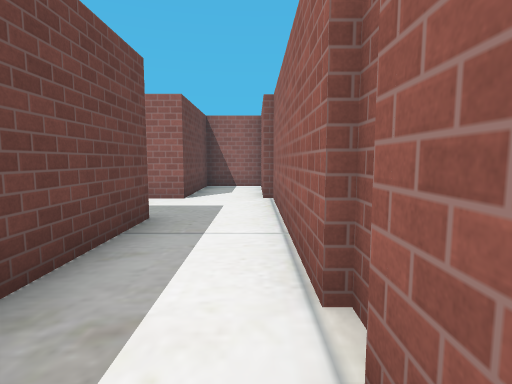
view 1 (above)

17 first-person views from a walk through a Gazebo world. The camera is 0.94 m above the floor, tilts 6° down and sees 80° across. The floor is counted in squares, 1 m on a side. Each view is taken from the middle of a square. On the plan, view 1 faces up. The plan holds only what a view shows up to about 11 squares ahead; the rest is blank. The place goes on beyond the plan. Gazebo's built-in surfaces are drawn with simple patterns. Some stock models are drawn as simple stand-ins.

view 2
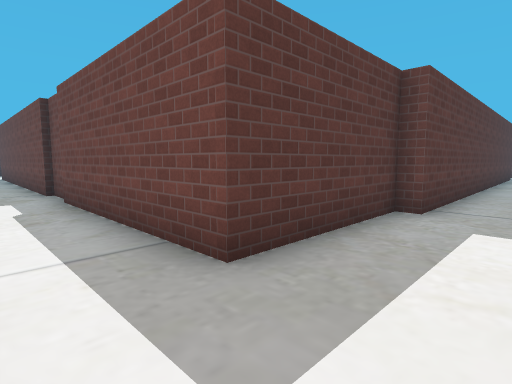

view 3
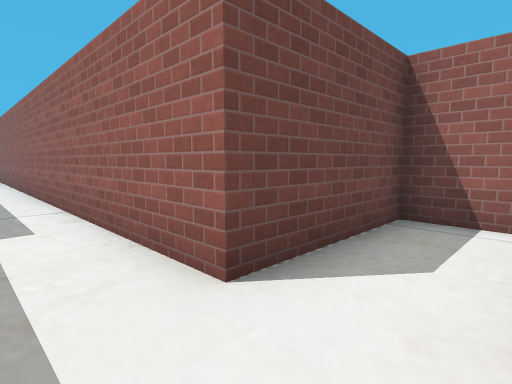

view 4
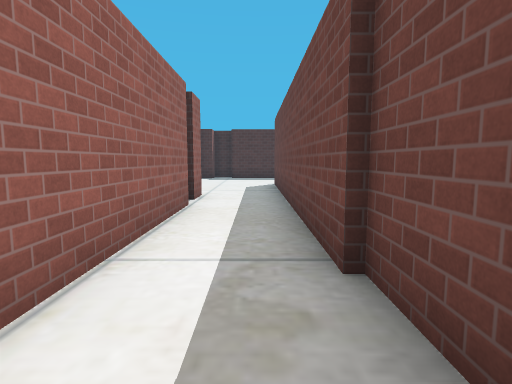

view 5
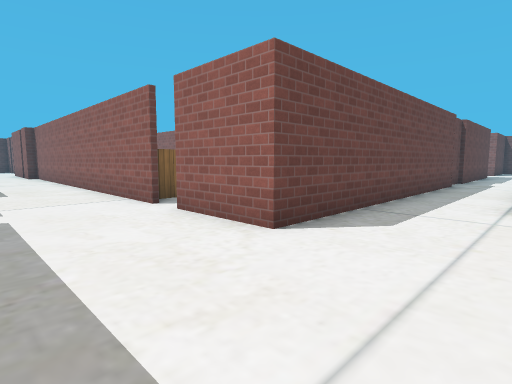

view 6
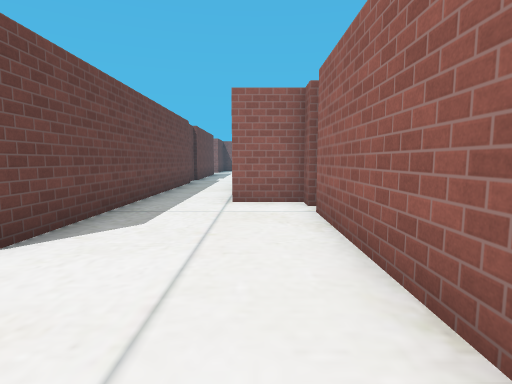

view 7
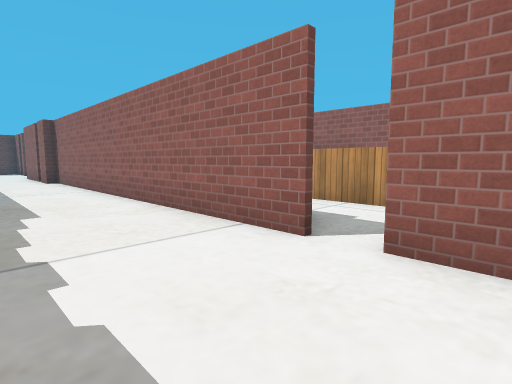

view 8
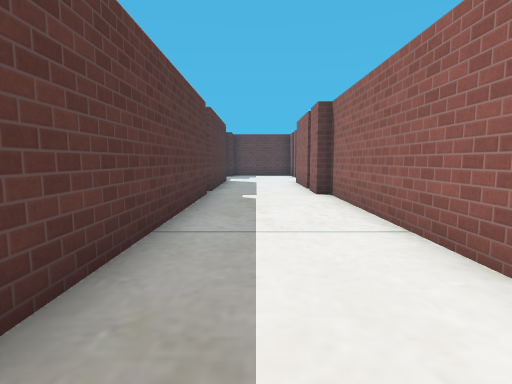

view 9
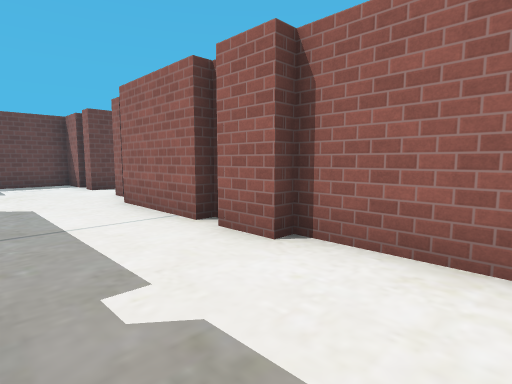

view 10
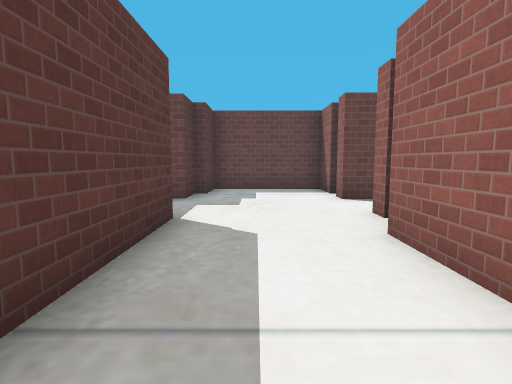

view 11
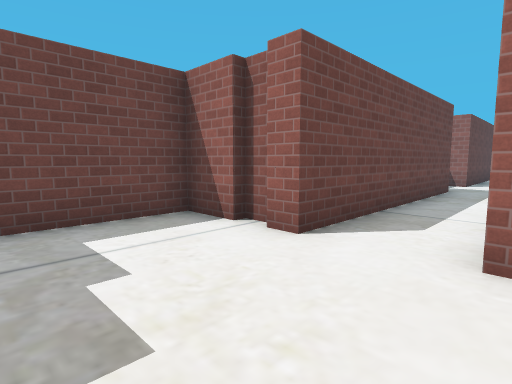

view 12
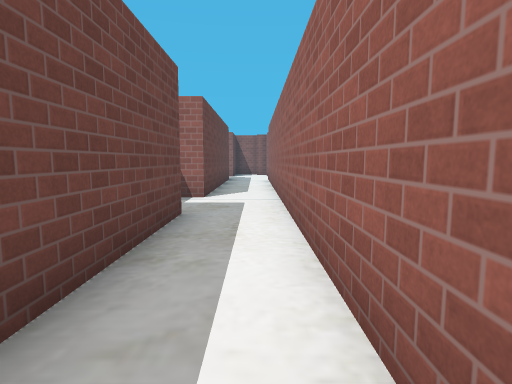

view 13
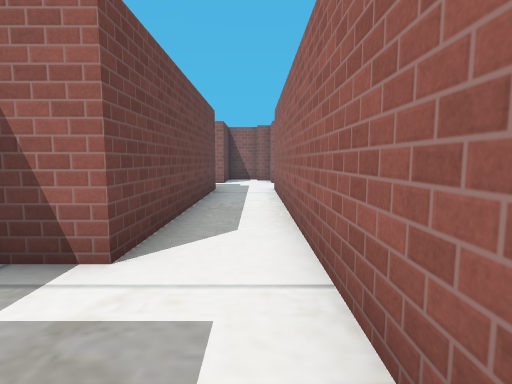

view 14
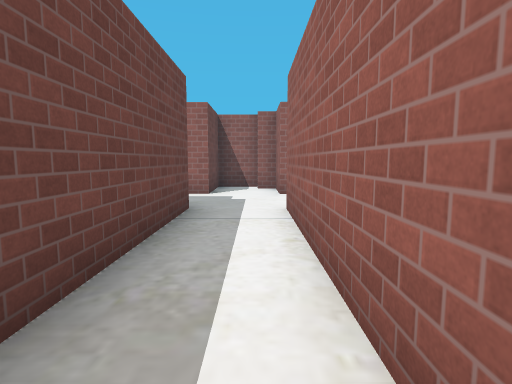

view 15
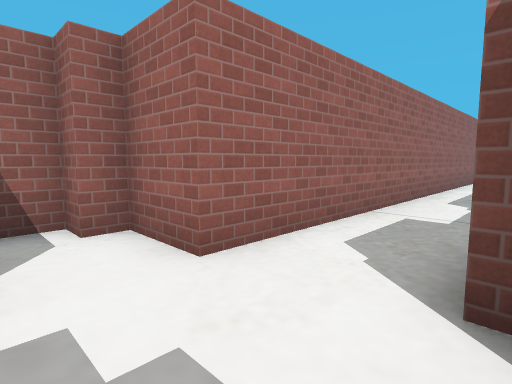

view 16
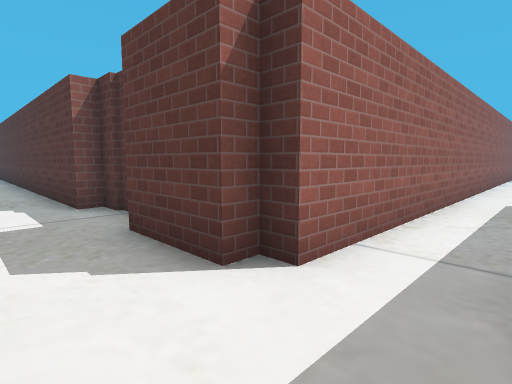

view 17
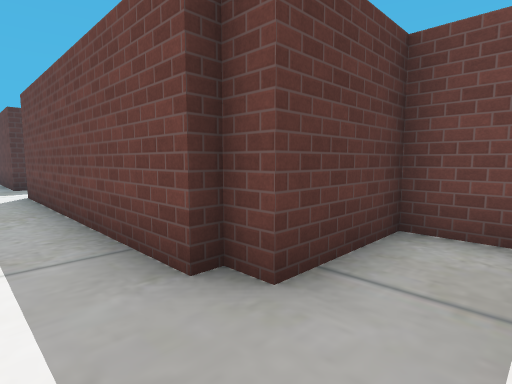

### Floor plan
Points are (right, up) in squares from view 1. A wall is a line through its corners. A room is listed if a view was taken in it or the views show most of it. See-through windows are left out.
Room 1 (views 1, 2, 3, 4, 5, 6, 7, 8, 9, 10, 11, 12, 13, 14, 15, 16, 17)
walls: (-17.4, -12.3) (-18.5, -12.3); (-17.5, -15.4) (-10.5, -15.4); (-19, -12.3) (-21.9, -12.3); (-5.1, -11.9) (-17.4, -11.9); (-22.9, -11.9) (-23.5, -11.9); (-23, -15.4) (-18.1, -15.4); (-23.4, -9.4) (-23.4, 4.9) (-22.9, 4.9) (-22.9, 5.3) (-20.9, 5.3); (-26, -11.7) (-26.6, -11.7); (-26.5, -11.9) (-27.9, -11.9) (-27.9, -15.4) (-26.6, -15.4) (-26.6, -15.7) (-25.3, -15.7) (-25.3, -16.1); (0.4, -6.5) (0.4, -1.6); (2.1, -13.9) (2.1, -9.5); (-25.7, -4.7) (-25.3, -4.7) (-25.3, -11.9) (-25.9, -11.9); (-1.7, -2.4) (-1.7, -11.9) (-4.2, -11.9); (2.1, -8.9) (2.1, -8.2) (0.4, -8.2) (0.4, -7.1); (-1.9, -1) (-1.9, -2.5); (0.4, 0.4) (0.4, 1.1); (-19.5, 4.9) (-18.5, 4.9); (-18.5, 5.3) (-5.7, 5.3); (-5.7, 4.9) (-1.7, 4.9) (-1.7, -0.9); (0.4, 1.8) (0.4, 7.4); (0.2, 7.6) (0.2, 9.1); (-28.2, 6.8) (-28.2, 5.5) (-25.7, 5.5) (-25.7, 4.9) (-25.3, 4.9) (-25.3, -2.3) (-26.4, -2.3); (0.3, 11) (-1.7, 11) (-1.7, 7.4) (-23.4, 7.4) (-23.4, 9.1) (-23.9, 9.1) (-23.9, 9.7) (-25.3, 9.7) (-25.3, 7.4) (-25.9, 7.4)

Where each view was taken, in squares from view 1:
view 1: 0 up, 0 right, facing up
view 2: 7 up, 0 right, facing down-left
view 3: 6 up, 0 right, facing up-left
view 4: 0 up, 1 left, facing down
view 5: 15 down, 1 right, facing up-left
view 6: 15 down, 1 right, facing up
view 7: 15 down, 3 left, facing up-left
view 8: 14 down, 9 left, facing left
view 9: 15 down, 15 left, facing up-left
view 10: 14 down, 18 left, facing left
view 11: 15 down, 23 left, facing up-left
view 12: 10 down, 24 left, facing up
view 13: 5 down, 24 left, facing up
view 14: 1 down, 24 left, facing up
view 15: 5 up, 25 left, facing up-right
view 16: 7 up, 25 left, facing down-right
view 17: 7 up, 24 left, facing down-left
